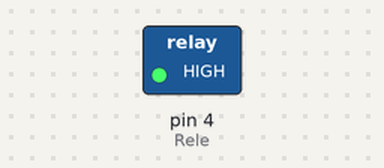
A sketch run on a simulated Arduino Uno, built with avr-gcc and run on an emulated ATmega328P. Shown: switched loads named in the sketch (green lamp = pin HIGH). Dashed ring = blinking.

Above: at 0.5 s.
Timing chart, 0 to 4.6 s (numbered marks = the images above):
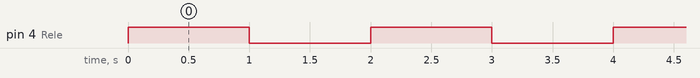

Measured:
- by itself, pin 4 (Rele): alternates HIGH for 1.0 s and LOW for 1.0 s

The sketch:

rele.ino
```cpp
int Rele = 4;

void setup() {
  // put your setup code here, to run once:

pinMode(Rele, OUTPUT);
}

void loop() {
  digitalWrite(Rele, HIGH);
  delay(1000);
  digitalWrite(Rele, LOW);
  delay(1000);
}
```
